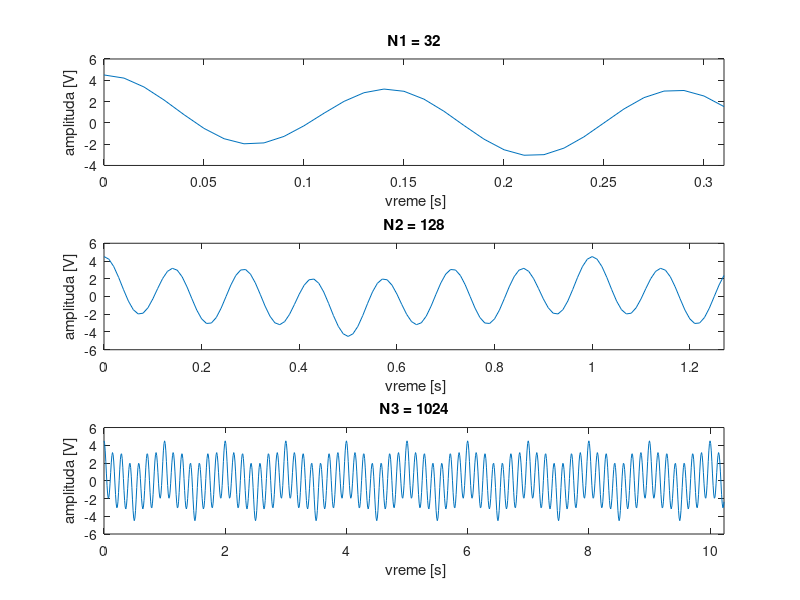
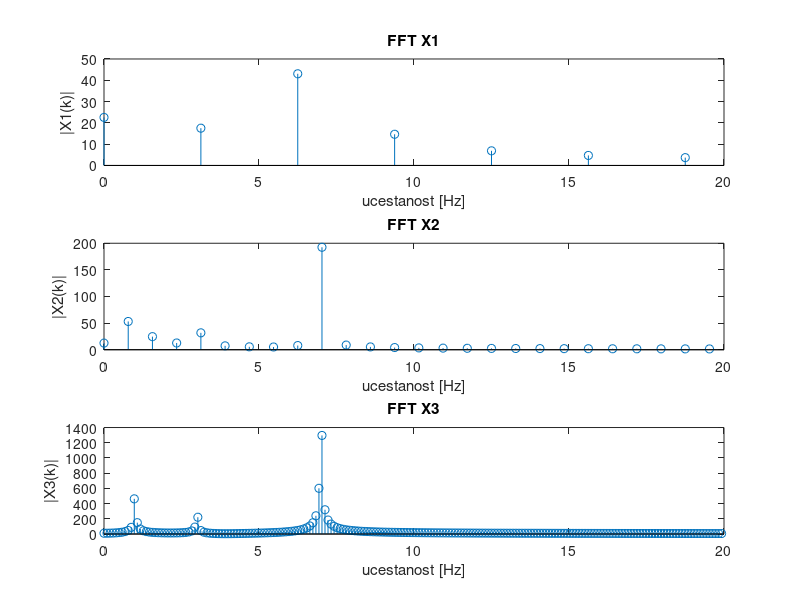

MATLAB code for these plots, in order: (Note: this script raises an error after producing the figures.)
clear all
close all
clc

%intro

%%
%tacka 1

%ucestanosti kosinusoida
f1 = 1;
f2 = 3;
f3 = 7;
fs = 100;       %ucestanost odabiranja
Ts = 1 / fs;    %perioda odabiranja

%broj tacaka u kojima odabiramo signal
N1 = 32;
N2 = 128;
N3 = 1024;
%odgovarajuce vremenske ose
t1 = 0 : Ts : (N1-1)*Ts;
t2 = 0 : Ts : (N2-1)*Ts;
t3 = 0 : Ts : (N3-1)*Ts;
%osa odbiraka
n1 = 0:N1-1;
n2 = 0:N2-1;
n3 = 0:N3-1;

%semplovani signali
x1 = cos(2*pi*f1*t1) + 0.5*cos(2*pi*f2*t1)+3*cos(2*pi*f3*t1);
figure('NumberTitle', 'off', 'Name', 'semplovani signal x(t)');
subplot(3,1,1);
plot(t1,x1), axis('xy'), ylabel('amplituda [V]'), xlabel (' vreme [s]' ), title('N1 = 32'), xlim([0 t1(end)]);

x2 = cos(2*pi*f1*t2) + 0.5*cos(2*pi*f2*t2)+3*cos(2*pi*f3*t2);
subplot(3,1,2);
plot(t2,x2), axis('xy'), ylabel('amplituda [V]'), xlabel (' vreme [s]' ), title('N2 = 128'), xlim([0 t2(end)]);

x3 = cos(2*pi*f1*t3) + 0.5*cos(2*pi*f2*t3)+3*cos(2*pi*f3*t3);
subplot(3,1,3);
plot(t3,x3), axis('xy'), ylabel('amplituda [V]'), xlabel (' vreme [s]' ), title('N3 = 1024'), xlim([0 t3(end)]);

%fft semplovanih signala
X1fft = fft(x1, N1);
X2fft = fft(x2, N2);
X3fft = fft(x3, N3);
%freq osa
freqs1 = fs/length(X1fft)*(0 : length(X1fft)/2 - 1);
freqs2 = fs/length(X2fft)*(0 : length(X2fft)/2 - 1);
freqs3 = fs/length(X3fft)*(0 : length(X3fft)/2 - 1);
%izdvajanje znacajnih frekvencija
freqs1 = freqs1(freqs1 < fs/5);
freqs2 = freqs2(freqs2 < fs/5);
freqs3 = freqs3(freqs3 < fs/5);
%izdvajanje bitnog dela spektra
X1fft = X1fft(1:length(freqs1));
X2fft = X2fft(1:length(freqs2));
X3fft = X3fft(1:length(freqs3));

%plotovanje
figure('NumberTitle', 'off', 'Name', 'fft semplovanih signala');

subplot(3,1,1);
stem(freqs1,abs(X1fft)),xlabel('ucestanost [Hz]'),ylabel('|X1(k)|'),title('FFT X1');

subplot(3,1,2);
stem(freqs2,abs(X2fft)),xlabel('ucestanost [Hz]'),ylabel('|X2(k)|'),title('FFT X2');

subplot(3,1,3);
stem(freqs3,abs(X3fft)),xlabel('ucestanost [Hz]'),ylabel('|X3(k)|'),title('FFT X3');

pause
%%
%tacka 2

%tri najvece frekvencijske komponente i njihove lokacije
[pks1, locs1] = findpeaks(abs(X1fft),'SortStr','descend','NPeaks',3);
[pks2, locs2] = findpeaks(abs(X2fft),'SortStr','descend','NPeaks',3);
[pks3, locs3] = findpeaks(abs(X3fft),'SortStr','descend','NPeaks',3);

dominantComp1 = freqs1(locs1);
dominantComp2 = freqs2(locs2);
dominantComp3 = freqs3(locs3);

%greska
%prvi spektar prepoznaje samo jednu dominantnu komponentu
error2 = dominantComp2 - [7,1,3];       %pikove nalazi u fiksnom rasporedu
error3 = dominantComp3 - [7,1,3];       %i ja to koristim bestidno

%plotovanje (ESTETIKA APSOLUTNI PRIORITET xD)
figure('NumberTitle', 'off', 'Name', 'dominantne komponente i greske');
subplot(3,2,1), title('X1 komponente');
text(0.1,0.5, num2str(dominantComp1)), axis off;
subplot(3,2,3), title('X2 komponente');
text(0.1,0.5, num2str(dominantComp2)), axis off;
subplot(3,2,5), title('X3 komponente');
text(0.1,0.5, num2str(dominantComp3)), axis off;
subplot(3,2,2), title('X1 greska');
text(0.1,0.5, num2str('NaN')), axis off;
subplot(3,2,4), title('X2 greska');
text(0.1,0.5, num2str(error2)), axis off;
subplot(3,2,6), title('X3 greska');
text(0.1,0.5, num2str(error3)), axis off;

pause
%%
%tacka 3
%@brief: zahtev da prozorska funkcija ima odbirke koji na krajevima 
%        opadaju do nule pruza izbor od mnogo funkcija, odlucio sam se za
%        Blackman-ovu prozorsku funkciju

%generisanje prozorskih f-ja
blackWindow1 = blackman(N1);
blackWindow2 = blackman(N2);
blackWindow3 = blackman(N3);

%primenjivanje, ista imena promenljivih radi code reusablity
x1 = x1 .* blackWindow1';
x2 = x2 .* blackWindow2';
x3 = x3 .* blackWindow3';

%signali
figure('NumberTitle', 'off', 'Name', 'novi signal x(t)');
subplot(3,1,1);
plot(t1,x1), axis('xy'), ylabel('amplituda [V]'), xlabel (' vreme [s]' ), title('N1 = 32'), xlim([0 t1(end)]);
subplot(3,1,2);
plot(t2,x2), axis('xy'), ylabel('amplituda [V]'), xlabel (' vreme [s]' ), title('N2 = 128'), xlim([0 t2(end)]);
subplot(3,1,3);
plot(t3,x3), axis('xy'), ylabel('amplituda [V]'), xlabel (' vreme [s]' ), title('N3 = 1024'), xlim([0 t3(end)]);

%fft signala
X1fft = fft(x1, N1);
X2fft = fft(x2, N2);
X3fft = fft(x3, N3);
%freq osa
freqs1 = fs/length(X1fft)*(0 : length(X1fft)/2 - 1);
freqs2 = fs/length(X2fft)*(0 : length(X2fft)/2 - 1);
freqs3 = fs/length(X3fft)*(0 : length(X3fft)/2 - 1);
%izdvajanje znacajnih frekvencija
freqs1 = freqs1(freqs1 < fs/5);
freqs2 = freqs2(freqs2 < fs/5);
freqs3 = freqs3(freqs3 < fs/5);
%izdvajanje bitnog dela spektra
X1fft = X1fft(1:length(freqs1));
X2fft = X2fft(1:length(freqs2));
X3fft = X3fft(1:length(freqs3));

%plotovanje
figure('NumberTitle', 'off', 'Name', 'fft novih signala');

subplot(3,1,1);
stem(freqs1,abs(X1fft)),xlabel('ucestanost [Hz]'),ylabel('|X1(k)|'),title('FFT X1');

subplot(3,1,2);
stem(freqs2,abs(X2fft)),xlabel('ucestanost [Hz]'),ylabel('|X2(k)|'),title('FFT X2');

subplot(3,1,3);
stem(freqs3,abs(X3fft)),xlabel('ucestanost [Hz]'),ylabel('|X3(k)|'),title('FFT X3');

pause
%%
%tacka 4
%tri najvece frekvencijske komponente i njihove lokacije
[pks1, locs1] = findpeaks(abs(X1fft),'SortStr','descend','NPeaks',3);
[pks2, locs2] = findpeaks(abs(X2fft),'SortStr','descend','NPeaks',3);
[pks3, locs3] = findpeaks(abs(X3fft),'SortStr','descend','NPeaks',3);

dominantComp1 = freqs1(locs1);
dominantComp2 = freqs2(locs2);
dominantComp3 = freqs3(locs3);

%greska
%prvi spektar prepoznaje samo jednu dominantnu komponentu
error2 = dominantComp2 - [7,1,3];
error3 = dominantComp3 - [7,1,3];

%plotovanje (ESTETIKA APSOLUTNI PRIORITET xD)
figure('NumberTitle', 'off', 'Name', 'dominantne komponente i greske');
subplot(3,2,1), title('X1 komponente');
text(0.1,0.5, num2str(dominantComp1)), axis off;
subplot(3,2,3), title('X2 komponente');
text(0.1,0.5, num2str(dominantComp2)), axis off;
subplot(3,2,5), title('X3 komponente');
text(0.1,0.5, num2str(dominantComp3)), axis off;
subplot(3,2,2), title('X1 greska');
text(0.1,0.5, num2str('NaN')), axis off;
subplot(3,2,4), title('X2 greska');
text(0.1,0.5, num2str(error2)), axis off;
subplot(3,2,6), title('X3 greska');
text(0.1,0.5, num2str(error3)), axis off;